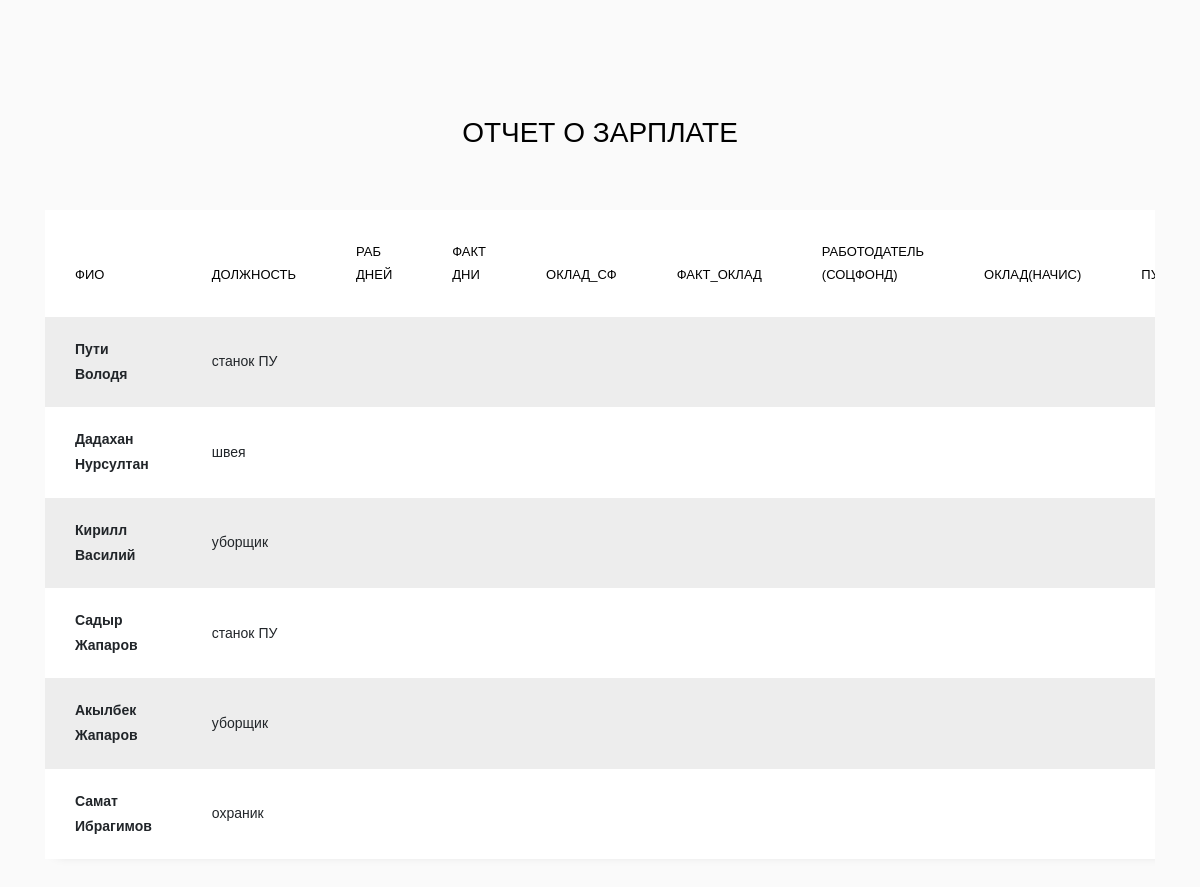
/salary_total, run on the app's committed database.
### manufacture/models.py (models this page shows, shortened)
class Employee(models.Model):
    active = models.BooleanField(default=True)
    date_start = models.DateTimeField(auto_now_add=True)
    fio = models.CharField(max_length=64, unique=True) #имя фамилия отчество сотрудника
    phone = models.CharField(max_length=20, blank=True)
    phone1 = models.CharField(max_length=20, blank=True)
    occupation = models.ForeignKey('Occupation', null=True, blank=True, on_delete=models.CASCADE, related_name='employer_ocupation')
    monthly_salary = models.IntegerField(default=0)
    objects = models.Manager()

class Occupation(models.Model):
    active = models.BooleanField(default=True)
    title = models.CharField(max_length=64)
    objects = models.Manager()
    def __str__(self):
        return self.title

### manufacture/views.py (the view)
# urls.py: path('salary_total', salary_total, name='salary_total'),
def salary_total(request):
    employers = Employee.objects.all()
    workers = Occupation.objects.all()
    payroll = SalaryTotal.objects.all()
    context = {
        'employers': employers,
        'workers': workers,
        'payroll': payroll,
    }
    return render(request, 'manufacture/salary_total.html', context)

### manufacture/templates/manufacture/salary_total.html (shortened to what this page needs)
<!doctype html>
{% load static %}
<html lang="en">
  <head>
	<link rel="stylesheet" href="https://stackpath.bootstrapcdn.com/font-awesome/4.7.0/css/font-awesome.min.css">
	<link rel="stylesheet" href="{% static 'css/style.css' %}">
	</head>
	<body>
	<section class="ftco-section">
		<div class="container">
			<div class="row justify-content-center">
				<div class="col-md-6 text-center mb-5">
					<h2 class="heading-section">ОТЧЕТ О ЗАРПЛАТЕ</h2>
				</div>
			</div>
			<div class="row">
				<div class="col-md-12">
					<div class="table-wrap">
						<table class="table table-striped">
						  <thead>
						    <tr>
						      <th>ФИО</th>
						      <th>ДОЛЖНОСТЬ</th>
						      <th>РАБ ДНЕЙ</th>
						      <th>ФАКТ ДНИ</th>
						      <th>ОКЛАД_СФ</th>
								<th>ФАКТ_ОКЛАД</th>
						      <th>Работодатель (соцфонд)</th>
								<th>ОКЛАД(начис)</th>
						      <th>ПУ</th>
						    </tr>
						  </thead>
						  <tbody>
						  {% for i in employers %}
						    <tr>
						      <th scope="row">{{ i.fio }}</th>
						      <td>{{ i.occupation }}</td>
						      <td>{{ i.working_days }}</td>
						      <td>{{ i.fact_work_days }}</td>
						      <td>{{ i.oklad_social_fund }}</td>
								<td>{{ i.oklad_fact }}</td>
						      <td>{{ i.firm_social_fund }}</td>
						      <td>{{ i.oklad_nachislen }}</td>
								<td>{{ i.calc_pu }}</td>
						    </tr>
						  {% endfor %}
						  </tbody>
						</table>
					</div>
				</div>
			</div>
		</div>
	</section>
	</body>
</html>

### data on the page
Employee: fio "Пути Володя", occupation "станок ПУ"
Employee: fio "Дадахан Нурсултан", occupation "швея"
Employee: fio "Кирилл Василий", occupation "уборщик"
Employee: fio "Садыр Жапаров", occupation "станок ПУ"
Employee: fio "Акылбек Жапаров", occupation "уборщик"
Employee: fio "Самат Ибрагимов", occupation "охраник"
